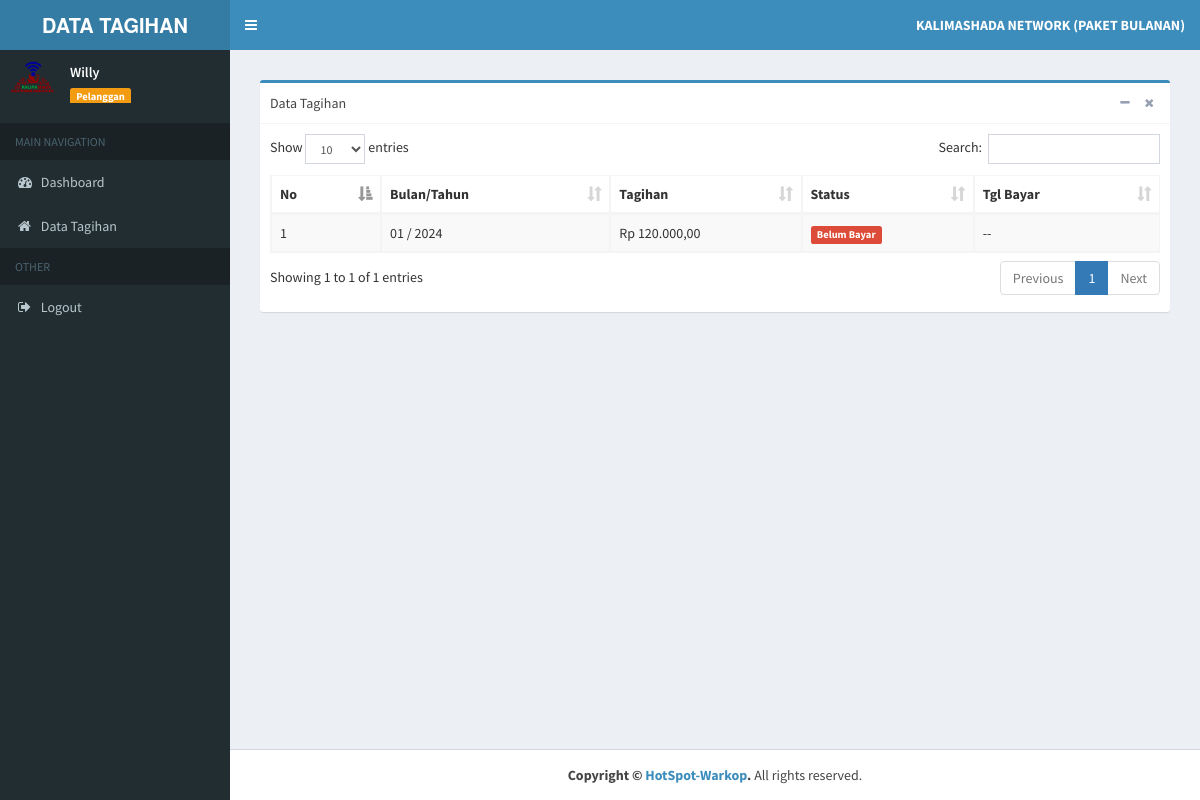
Screenshot of /aplication.php?page=data-tagihan (signed in) with the database file from the repository.
### tables this page shows
CREATE TABLE `tb_tagihan` (
  `id_tagihan` int(11) NOT NULL,
  `bulan` varchar(3) NOT NULL,
  `tahun` year(4) NOT NULL,
  `id_pelanggan` varchar(6) NOT NULL,
  `tagihan` int(11) NOT NULL,
  `status` enum('BL','LS') NOT NULL,
  `tgl_bayar` date NOT NULL
);

### inc/rupiah.php (called while the page is built)
<?php
function rupiah($angka){
	$hasil_rupiah = "Rp " . number_format($angka,2,',','.');
	return $hasil_rupiah;
}

### pelanggan/data_tagihan.php (the view)
<section class="content">
	<div class="box box-primary">
		<div class="box-header with-border">
			Data Tagihan
			<div class="box-tools pull-right">
				<button type="button" class="btn btn-box-tool" data-widget="collapse">
					<i class="fa fa-minus"></i>
				</button>
				<button type="button" class="btn btn-box-tool" data-widget="remove">
					<i class="fa fa-remove"></i>
				</button>
			</div>
		</div>
		<div class="box-body">
			<div class="table-responsive">
				<table id="example1" class="table table-bordered table-striped">
					<thead>
						<tr>
							<th>No</th>
							<th>Bulan/Tahun</th>
							<th>Tagihan</th>
							<th>Status</th>
							<th>Tgl Bayar</th>
						</tr>
					</thead>
					<tbody>
						<?php
                  $no = 1;
                  $sql = $koneksi->query("SELECT * from tb_tagihan where id_pelanggan='$data_id' order by tgl_bayar asc");
                  while ($data= $sql->fetch_assoc()) {
                ?>
						<tr>
							<td>
								<?php echo $no++; ?>
							</td>
							<td>
								<?php echo $data['bulan']; ?>
								/
								<?php echo $data['tahun']; ?>
							</td>
							<td>
								<?php echo rupiah($data['tagihan']); ?>
							</td>
							<td>
								<?php $stt = $data['status']  ?>
								<?php if($stt == 'BL'){ ?>
								<span class="label label-danger">Belum Bayar</span>
								<?php }elseif($stt == 'LS'){ ?>
								<span class="label label-info">Lunas</span>
							</td>
							<?php } ?>
							<td>
								<?php $stt = $data['status']  ?>
								<?php if($stt == 'BL'){ ?>
								--
								<?php }elseif($stt == 'LS'){ ?>
								<?php  $tgl = $data['tgl_bayar']; echo date("d-M-Y", strtotime($tgl))?>
							</td>
							<?php } ?>
						</tr>
						<?php
						}
						?>
					</tbody>
				</table>
			</div>
		</div>
	</div>
</section>

### rows the page displays
tb_tagihan: bulan "01", tahun "2024", tagihan "Rp 120.000,00", status "Belum Bayar"

### other values shown
$data_nama "Willy"
